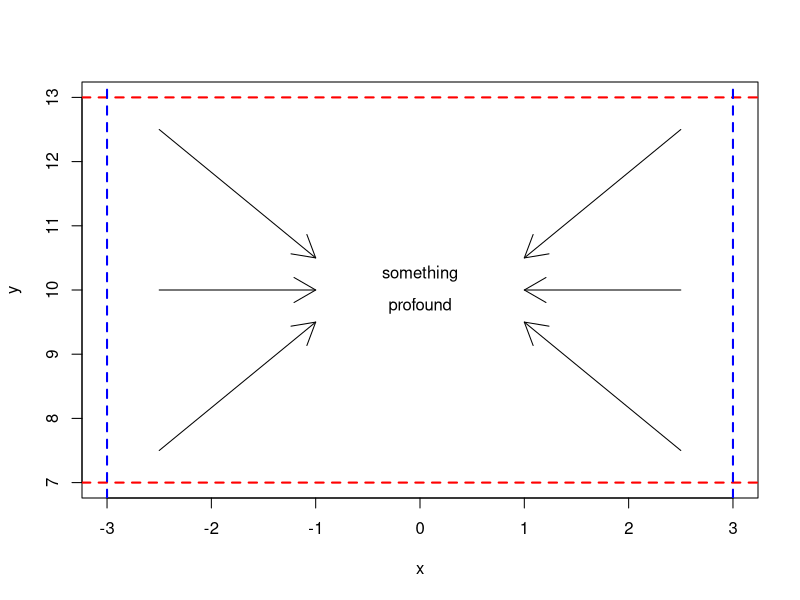
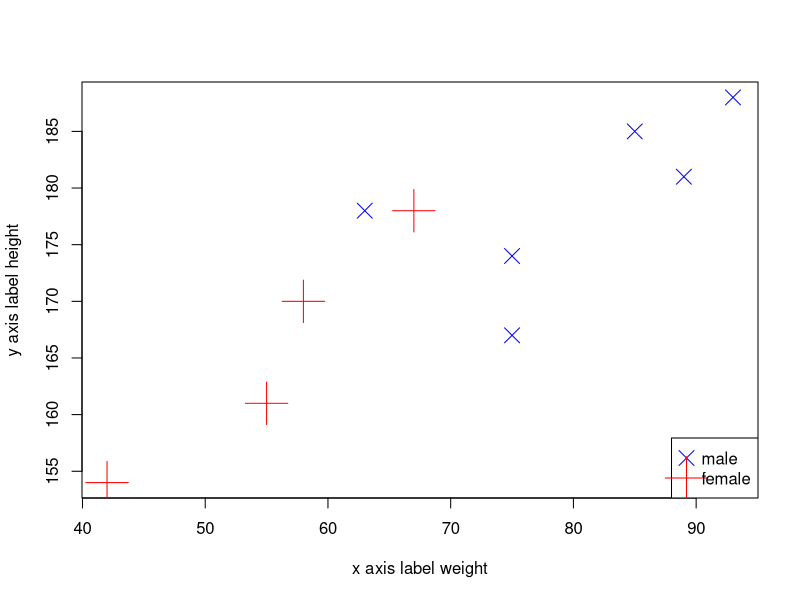

These charts were generated, in order, by the following R code:
#Exercise 7.1
#a Recreate the following plot as closely as you can
x<--3:3
y<-7:13
plot(x,y,type="n",main="")
abline(h=c(7,13),col="red",lty=2,lwd=2)
abline(v=c(-3,3),col="blue",lty=2,lwd=2)
arrows(x0=-2.5,y0=7.5,x1=-1,y1=9.5)
arrows(x0=-2.5,y0=10,x1=-1,y1=10)
arrows(x0=-2.5,y0=12.5,x1=-1,y1=10.5)
arrows(x0=2.5,y0=7.5,x1=1,y1=9.5)
arrows(x0=2.5,y0=10,x1=1,y1=10)
arrows(x0=2.5,y0=12.5,x1=1,y1=10.5)
text(x=0,y=10.25,labels="something")
text(x=0,y=9.75,labels="profound")
#b Create a plot of weight on the x-axis and height on the y-axis.  Use different point characters or colors to distinguish between males and females and provide a matching legend.  Label the axis and give the plot a title.
xaxisweight<-c(55,85,75,42,93,63,58,75,89,67)
yaxisheight<-c(161,185,174,154,188,178,170,167,181,178)
sex<-c("female","male","male","female","male","male","female","male","male","female")
plot(xaxisweight,yaxisheight,type="n",xlab="x axis label weight",ylab="y axis label height")
points(xaxisweight[sex=="male"],yaxisheight[sex=="male"],pch=4,col="blue",cex=2)
points(xaxisweight[sex=="female"],yaxisheight[sex=="female"],pch=3,col="red",cex=4) #RM:  pink color hard to see.  Used pch to recognize different point characters.  cex is size of point.
legend("bottomright",legend=c("male","female"),pch=c(4,3),col=c("blue","red"),pt.cex=c(2,4))  #RM: "bottom" is bottom centered.  pt.cex=c(2,4) unnecessary added as reference.
#Exercise 7.2
#Use ggplot2 for the two exercises in Exercise 7.1
